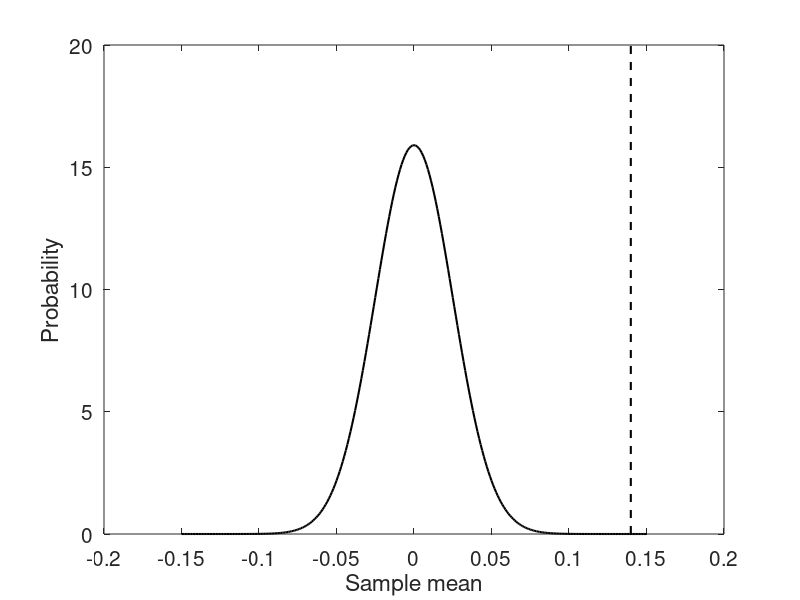
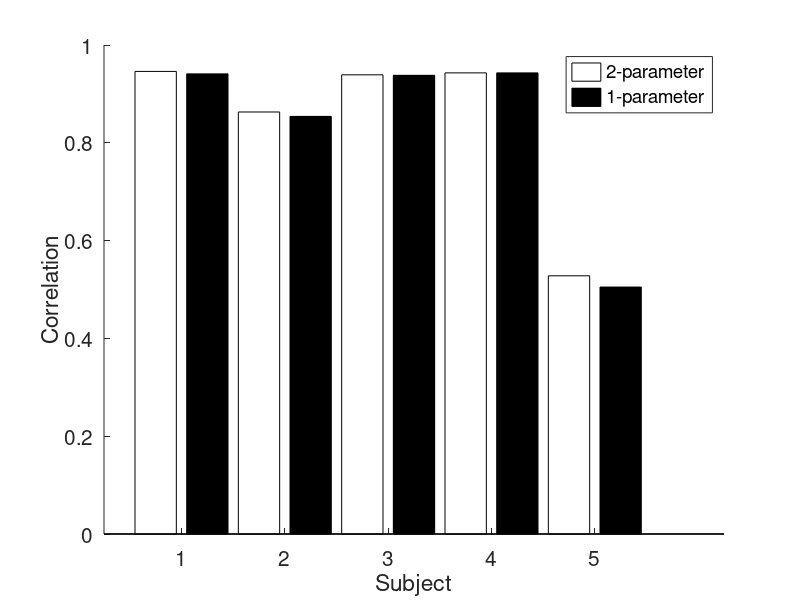
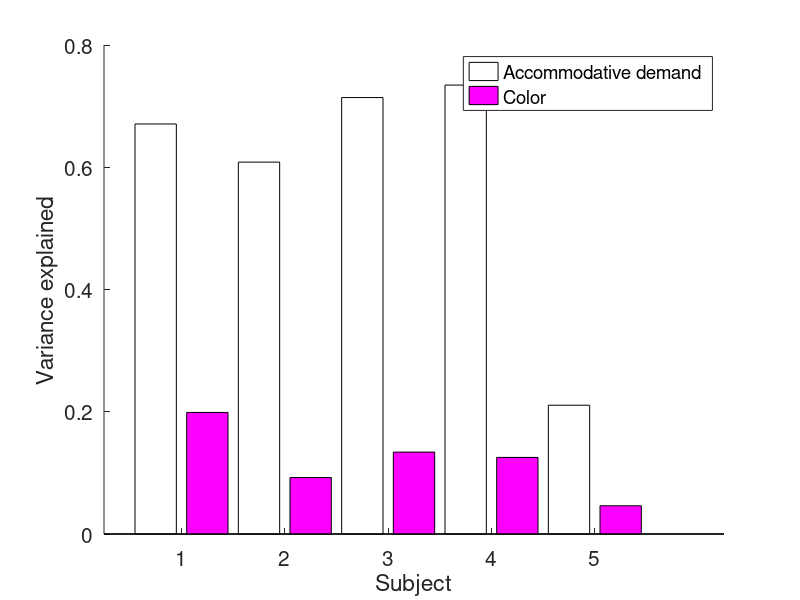
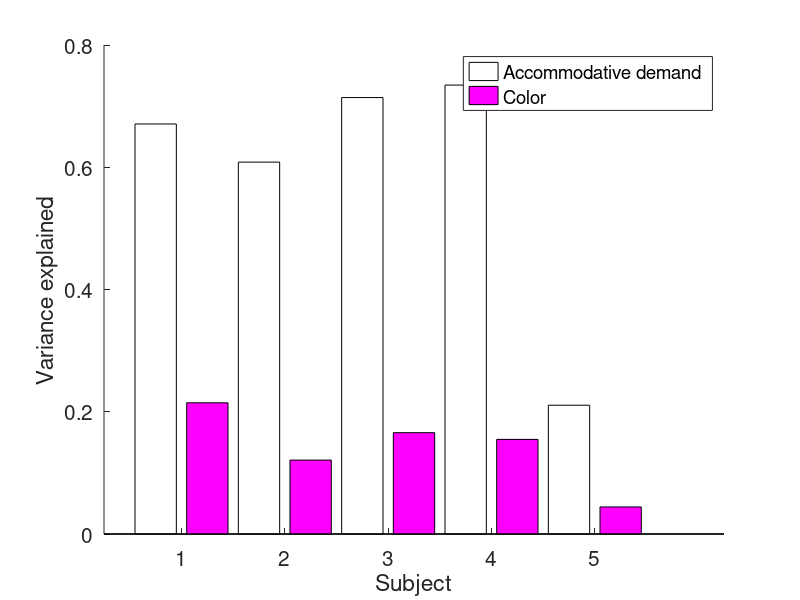

MATLAB code for these plots, in order: (Note: this script raises an error after producing the figures.)
%% ACTUAL POWER ANALYSIS

addVarExplClr = [0.2147 0.1209 0.1658 0.1548 0.0443];

%% JUST CHECKING EXPRESSION FOR STD ERROR OF THE MEAN

for i = 1:10000
    smpAddVar = randsample(addVarExplClr,5,true);
    muSmpAddVar(i) = mean(smpAddVar);
end

xSupport = -0.15:0.001:0.15;
pMu = normpdf(xSupport,0,std(muSmpAddVar));

figure;
plot(xSupport,pMu,'k','LineWidth',1.5); hold on;
plot(mean(muSmpAddVar).*[1 1],ylim,'k--','LineWidth',1.5);
set(gca,'FontSize',15);
xlabel('Sample mean'); ylabel('Probability');

%% COMPARE TWO-PARAMETER VS ONE-PARAMETER COLOR MODELS

twoParamR2 = [0.946 0.863 0.939 0.943 0.528];

oneParamR2 = [0.941 0.854 0.938 0.943 0.505];

figure;
hold on;
bar([1 3 5 7 9],twoParamR2,0.4,'FaceColor','w');
bar([2 4 6 8 10],oneParamR2,0.4,'FaceColor','k');
set(gca,'FontSize',15);
xlabel('Subject'); ylabel('Correlation');
set(gca,'XTick',[1.5 3.5 5.5 7.5 9.5]);
set(gca,'XTickLabel',{'1' '2' '3' '4' '5'});
legend({'2-parameter' '1-parameter'});

%%

varColor = [0.1989 0.0924 0.1340 0.1253 0.0462];

varAccStim = [0.6708 0.6084 0.7140 0.7344 0.2107];

figure;
hold on;
bar([1 3 5 7 9],varAccStim,0.4,'FaceColor','w');
bar([2 4 6 8 10],varColor,0.4,'FaceColor','m');
set(gca,'FontSize',15);
xlabel('Subject'); ylabel('Variance explained');
set(gca,'XTick',[1.5 3.5 5.5 7.5 9.5]);
set(gca,'XTickLabel',{'1' '2' '3' '4' '5'});
legend({'Accommodative demand' 'Color'});

%%

varColor = [0.1989 0.0924 0.1340 0.1253 0.0462];

varAccStim = [0.6708 0.6084 0.7140 0.7344 0.2107];

figure;
hold on;
bar([1 3 5 7 9],varAccStim,0.4,'FaceColor','w');
bar([2 4 6 8 10],addVarExplClr,0.4,'FaceColor','m');
set(gca,'FontSize',15);
xlabel('Subject'); ylabel('Variance explained');
set(gca,'XTick',[1.5 3.5 5.5 7.5 9.5]);
set(gca,'XTickLabel',{'1' '2' '3' '4' '5'});
legend({'Accommodative demand' 'Color'});

%% COMPARE WEIGHTING MODEL AND SWITCHING MODEL

% weightingModelRho = [0.946 0.863 0.939 0.943 0.528 0.971 0.853];
% switchingModelRho = [0.901 0.799 0.905 0.925 0.51  0.943 0.835];
% 
% 
% figure;
% hold on;
% bar([1 3 5 7 9 11 13],weightingModelRho.^2,0.4,'FaceColor','w');
% bar([2 4 6 8 10 12 14],switchingModelRho.^2,0.4,'FaceColor','k');
% set(gca,'FontSize',15);
% xlabel('Subject'); ylabel('Variance Explained');
% set(gca,'XTick',[1.5 3.5 5.5 7.5 9.5 11.5 13.5]);
% set(gca,'XTickLabel',{'1' '2' '3' '4' '5' '6' '7'});
% legend({'Weighting' 'Switching'});

sn = [18 23 24 26 27];
rhoSwitchAll = [];
rhoFullAll = [];
rhoNoColorAll = [];
weightsRBSall = [];
rhoColorAll = [];
rhoColorSwitchAll = [];
dAll = [];
aicSwitchAll = [];
aicLinAll = [];
aicNoColorAll = [];
weightsRBSciAll = [];

for i = 1:length(sn)
    [d, wS, rbThreshold, rhoSwitch, rhoColorSwitch, aicSwitch] = ARCnlz_linearSwitching(sn(i),false);
    rhoSwitchAll(i) = rhoSwitch;
    rhoColorSwitchAll(i) = rhoColorSwitch;
    dAll(i) = d;
    aicSwitchAll(i) = aicSwitch;
    display(['Done with subject ' num2str(i)]);
end

for i = 1:length(sn)
    [weightsRBS1_x, weightsRBS1_y, rhoFull, rhoNoColor, rhoColor, aicLin, aicNoColor, weightsRBSci] = ARCnlz_linearModelnobias(sn(i),false,1000);
    rhoFullAll(i) = rhoFull;
    rhoNoColorAll(i) = rhoNoColor;
    weightsRBSall(i,:) = weightsRBS1_x;
    rhoColorAll(i) = rhoColor;
    aicLinAll(i) = aicLin;
    aicNoColorAll(i) = aicNoColor;
    weightsRBSciAll(:,:,i) = weightsRBSci;
    display(['Done with subject ' num2str(i)]);
end

%% PLOT WEIGHTS

figure;
set(gcf,'Position',[262 314 1239 594]);
for i = 1:size(weightsRBSall,1)
    weightsRBSciTmp = squeeze(weightsRBSciAll(:,:,i));
    subplot(1,5,i);
    hold on;
    bar(1,weightsRBSall(i,1),'FaceColor','r');
    plot([1 1],[weightsRBSciTmp(1,1) weightsRBSciTmp(2,1)],'k-');
    bar(2,weightsRBSall(i,2),'FaceColor','b');
    plot([2 2],[weightsRBSciTmp(1,2) weightsRBSciTmp(2,2)],'k-');
    bar(3,weightsRBSall(i,3),'FaceColor','k');
    plot([3 3],[weightsRBSciTmp(1,3) weightsRBSciTmp(2,3)],'k-');
    set(gca,'XTick',[1 2 3]);
    set(gca,'XTickLabel',{'w_R' 'w_B' 'w_S'});
    title('Weights');
    set(gca,'FontSize',20);
    ylim(1.*[-1.1 1.1]);
    axis square;
end

Rscale = [1 1 1 1 1];
figure;
set(gca,'FontSize',15);
hold on;
plot([0 0.3],[0 1],'k--');
for i = 1:length(dAll)
    plot(dAll(i),Rscale(i)*weightsRBSall(i,1)-weightsRBSall(i,2),'ko','MarkerSize',10,'MarkerFaceColor','w');
    text(dAll(i)+0.05,Rscale(i)*weightsRBSall(i,1)-weightsRBSall(i,2),['S' num2str(i)]);
end
axis square;
xlabel('d'); ylabel('w_R - w_B');
xlim([0 1.1]); ylim([0 1.1]);

%% PLOT VARIANCE EXPLAINED COMPARISONS

figure;
hold on;
bar([1 4 7 10 13],rhoFullAll.^2,0.3,'FaceColor','w');
% bar([2 5 8 11 14],rhoSwitchAll.^2,0.3,'FaceColor',[0.5 0.5 0.5]);
bar([2 5 8 11 14],rhoNoColorAll.^2,0.3,'FaceColor','k');
set(gca,'FontSize',15);
xlabel('Subject'); ylabel('Proportion Variance Explained');
set(gca,'XTick',[1.5 4.5 7.5 10.5 13.5]);
set(gca,'XTickLabel',{'1' '2' '3' '4' '5'});
legend({'Weighting' 'No color'});

figure;
hold on;
bar([1 4 7 10 13],aicLinAll,0.3,'FaceColor','w');
% bar([2 5 8 11 14],aicSwitchAll,0.3,'FaceColor',[0.5 0.5 0.5]);
bar([2 5 8 11 14],aicNoColorAll,0.3,'FaceColor','k');
set(gca,'FontSize',15);
xlabel('Subject'); ylabel('AIC');
set(gca,'XTick',[1.5 4.5 7.5 10.5 13.5]);
set(gca,'XTickLabel',{'1' '2' '3' '4' '5'});
legend({'Weighting' 'No color'});

%% PLOT VARIANCE EXPLAINED BY COLOR COMPARISONS

figure;
hold on;
bar([1 3 5 7 9 11],rhoColorAll.^2,0.4,'FaceColor','m');
bar([2 4 6 8 10 12],rhoColorSwitchAll.^2,0.4,'FaceColor',[0.5 0 0.5]);
set(gca,'FontSize',15);
xlabel('Subject'); ylabel('Variance Explained');
set(gca,'XTick',[1.5 3.5 5.5 7.5 9.5 11.5]);
set(gca,'XTickLabel',{'1' '2' '3' '4' '5' '6'});
legend({'Weighting' 'Switching'});

%% COMPARE WEIGHTS

redWeights = [0.7076 0.1043 0.3660 0.4499 0.2045 0.4052 0.2148];
blueWeights = [-0.2690 -0.4902 -0.2788 -0.3552 -0.0726 -0.2039 -0.1898];

%% COMPARE WITH AND WITHOUT BIAS TERM

sn = [17 11 16 19 21 23 24 25];
rhoFullAllnobias = [];
rhoFullBias = [];

for i = 1:length(sn)
    [weightsRBS1_xNoBias, weightsRBS1_yNoBias, rhoFull, rhoNoColor, rhoColor] = ARCnlz_linearModelnobias(sn(i),false);
    rhoFullAllnobias(i) = rhoFull;
    display(['Done with subject ' num2str(i)]);
end

for i = 1:length(sn)
    [weightsRBS1_x, weightsRBS1_y, rhoFull, rhoNoColor, rhoColor] = ARCnlz_linearModel(sn(i),false);
    rhoFullAllBias(i) = rhoFull;
    display(['Done with subject ' num2str(i)]);
end

%% PLOT VARIANCE EXPLAINED WITH AND WITHOUT BIAS TERM

figure;
hold on;
bar([1 3 5 7 9 11 13 15],rhoFullAllBias.^2,0.4,'FaceColor','k');
bar([2 4 6 8 10 12 14 16],rhoFullAllnobias.^2,0.4,'FaceColor','w');
set(gca,'FontSize',15);
xlabel('Subject'); ylabel('Variance Explained');
set(gca,'XTick',[1.5 3.5 5.5 7.5 9.5 11.5 13.5 15.5]);
set(gca,'XTickLabel',{'1' '2' '3' '4' '5' '6' '7' '8'});
legend({'With bias' 'No bias'});

%% COMPARE 3-PARAMETER AND 2-PARAMETER MODELS

sn = [18 23 24 26 27];
rhoFullAll = [];
rhoNoColorAll = [];
weightsRBSall = [];
rhoColorAll = [];

for i = 1:length(sn)
    [weightsRBS1_x, weightsRBS1_y, rhoFull, rhoNoColor, rhoColor] = ARCnlz_linearModelnobias(sn(i),false,1000);
    rhoFullAll(i) = rhoFull;
    rhoNoColorAll(i) = rhoNoColor;
    weightsRBSall(i,:) = weightsRBS1_x;
    rhoColorAll(i) = rhoColor;
    display(['Done with subject ' num2str(i)]);
end

save('/home/ben/Documents/ARchroma/params2paramModel','rhoFullAll','rhoNoColorAll','weightsRBSall');

%% COMPARE PARAMETERS FROM ALL TRIALS VS RANDOM ONLY TRIALS

load('/Users/benchin/Documents/ARchroma/cache/paramsAll.mat');
rhoFullAllAll = rhoFullAll;
weightsRBSallAll = weightsRBSall;
load('/Users/benchin/Documents/ARchroma/cache/paramsRandom.mat');
rhoFullAllRandom = rhoFullAll;
weightsRBSallRandom = weightsRBSall;

figure;
set(gcf,'Position',[318 247 1135 708]);
subplot(2,2,1);
set(gca,'FontSize',15);
hold on;
plot(rhoFullAllAll,rhoFullAllRandom,'ko','MarkerSize',10);
plot([0 1],[0 1],'k--');
xlabel('All trials'); ylabel('Random trials only'); title('Correlation');
axis square;
subplot(2,2,2);
set(gca,'FontSize',15);
hold on;
plot(weightsRBSallAll(:,3),weightsRBSallRandom(:,3),'ko','MarkerSize',10);
plot([0 1],[0 1],'k--');
xlabel('All trials'); ylabel('Random trials only'); title('Gain');
axis square;
subplot(2,2,3);
set(gca,'FontSize',15);
hold on;
plot([0 1],[0 1],'k--');
plot(weightsRBSallAll(:,1),weightsRBSallRandom(:,1),'ro','MarkerSize',10,'MarkerFaceColor','w');
xlabel('All trials'); ylabel('Random trials only'); title('Red weight');
axis square;
subplot(2,2,4);
set(gca,'FontSize',15);
hold on;
plot([-1 0],[-1 0],'k--');
plot(weightsRBSallAll(:,2),weightsRBSallRandom(:,2),'bo','MarkerSize',10,'MarkerFaceColor','w');
xlabel('All trials'); ylabel('Random trials only'); title('Blue weight');
axis square;

%% COMPARE 3-PARAMETER MODEL WITH 2-PARAMETER MODEL

load('/home/ben/Documents/ARchroma/params3paramModel.mat');
rhoFullAll3param = rhoFullAll;
weightsRBSall3param = weightsRBSall;
rhoNoColorAll3param = rhoNoColorAll;
load('/home/ben/Documents/ARchroma/params2paramModel.mat');
rhoFullAll2param = rhoFullAll;
weightsRBSall2param = weightsRBSall;
rhoNoColorAll2param = rhoNoColorAll;

figure;
hold on;
bar([1 4 7 10 13],rhoFullAll3param.^2,0.3,'FaceColor','w');
bar([2 5 8 11 14],rhoFullAll2param.^2,0.3,'FaceColor',[0.7 0.7 0.7]);
bar([3 6 9 12 15],rhoNoColorAll2param.^2,0.3,'FaceColor',[0 0 0]);
set(gca,'FontSize',15);
xlabel('Subject'); ylabel('Variance explained');
set(gca,'XTick',[2 5 8 11 14]);
set(gca,'XTickLabel',{'1' '2' '3' '4' '5'});
legend({'3-parameter' '2-parameter' 'No color'});

figure;
set(gcf,'Position',[251 387 1120 420]);
set(gca,'FontSize',15);
subplot(1,2,1);
hold on;
plot(weightsRBSall2param(:,1),weightsRBSall3param(:,1),'ro','MarkerSize',10);
plot([0 1],[0 1],'k--');
xlabel('2-param ratio'); ylabel('3-param w_R');
axis square;
subplot(1,2,2);
hold on;
plot(weightsRBSall2param(:,1),weightsRBSall3param(:,2),'bo','MarkerSize',10);
plot([-0.1 1],[0.1 -1],'k--');
xlabel('2-param ratio'); ylabel('3-param w_B');
axis square;

figure;
hold on;
bar([1 3 5 7 9 11 13 15],rhoFullAll2param.^2,0.4,'FaceColor','w');
bar([2 4 6 8 10 12 14 16],rhoNoColorAll2param.^2,0.4,'FaceColor','k');
set(gca,'FontSize',15);
xlabel('Subject'); ylabel('Variance explained');
set(gca,'XTick',[1.5 3.5 5.5 7.5 9.5 11.5 13.5 15.5]);
set(gca,'XTickLabel',{'1' '2' '3' '4' '5' '6' '7' '8'});
legend({'With color' 'No color'});

figure;
bar(1:8,rhoFullAll2param.^2 - rhoNoColorAll2param.^2,0.4,'FaceColor','w');
set(gca,'FontSize',15);
xlabel('Subject'); ylabel('Variance explained due to color');
set(gca,'XTick',1:9);
set(gca,'XTickLabel',{'1' '2' '3' '4' '5' '6' '7' '8'});
